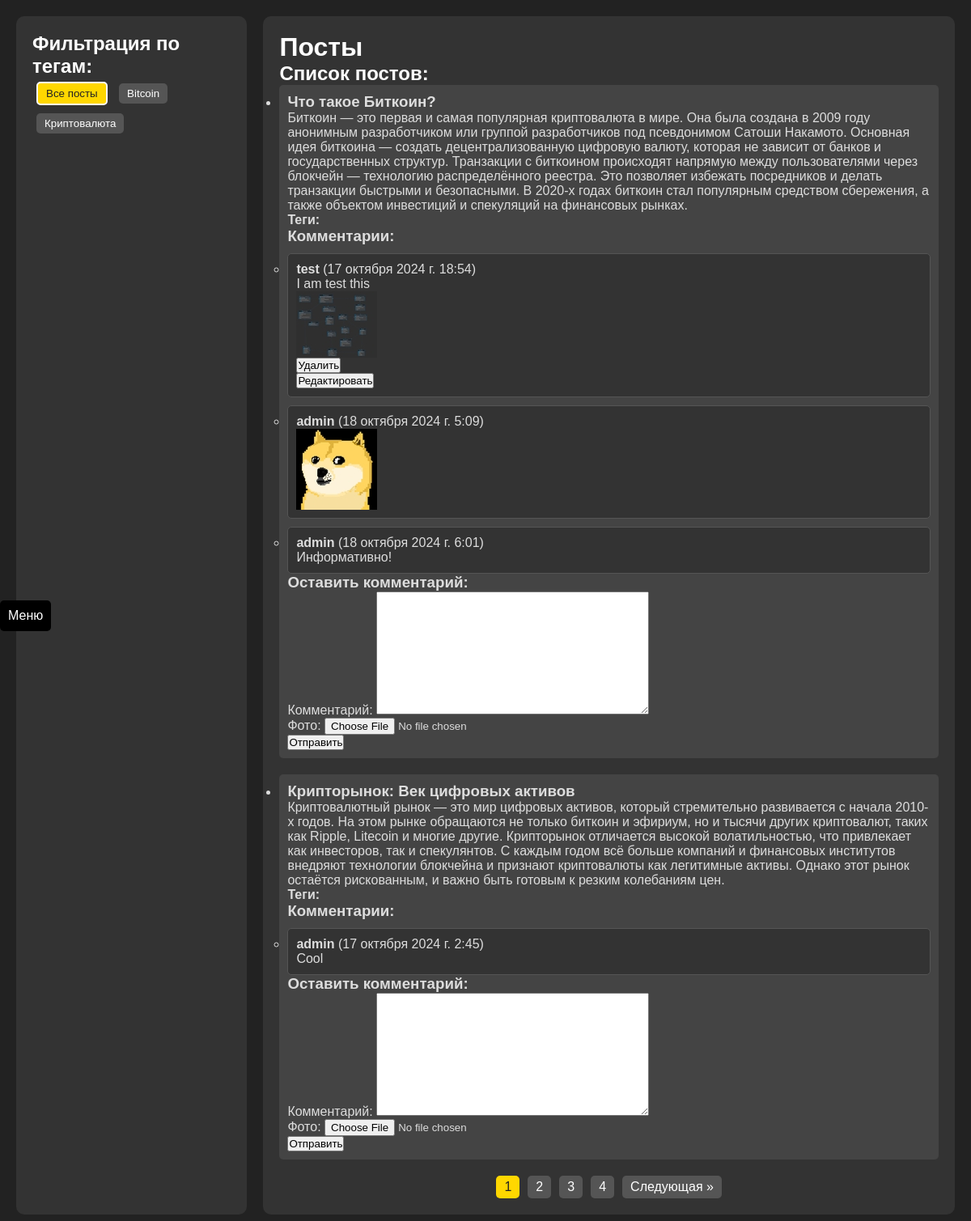
/markets/ (signed in), run on the app's committed database.
### crypto/models.py (models this page shows, shortened)
class Tag(models.Model):
    name = models.CharField(max_length=255, verbose_name="Название тега")
    posts = models.ManyToManyField(Post, related_name='tags', verbose_name="Записи")
    class Meta:
        verbose_name = "Тег"
        verbose_name_plural = "Теги"

class Post(models.Model):
    title = models.CharField(max_length=255, verbose_name="Заголовок")
    content = models.TextField(verbose_name="Содержимое")
    created_at = models.DateTimeField(auto_now_add=True, verbose_name="Дата создания")
    class Meta:
        verbose_name = "Запись"
        verbose_name_plural = "Записи"

class Comment(models.Model):
    post = models.ForeignKey(Post, related_name='comments', on_delete=models.CASCADE, verbose_name="Запись")
    user = models.ForeignKey(User, related_name='user_comments', on_delete=models.CASCADE, verbose_name="Пользователь")
    content = models.TextField(blank=True, null=True, verbose_name="Комментарий")
    image = models.ImageField(upload_to='photos/%Y/%m/%d/', default=None, blank=True, null=True, verbose_name="Фото")
    created_at = models.DateTimeField(auto_now_add=True, verbose_name="Дата создания")
    class Meta:
        verbose_name = "Комментарий"
        verbose_name_plural = "Комментарии"

### crypto/views.py (the view, shortened to what this page needs)
# urls.py: path('markets/', views.PostListView.as_view(), name='markets'),
class PostListView(LoginRequiredMixin, BaseContextMixin, ListView):
    model = Post
    template_name = 'markets.html'
    context_object_name = 'posts'
    paginate_by = 2
    def get_context_data(self, **kwargs):
        context = super().get_context_data(**kwargs)
        tag_id = self.request.GET.get('tag')
        context['selected_tag'] = int(tag_id) if tag_id else None
        posts = Post.objects.filter(tags__id=tag_id) if tag_id else Post.objects.all()
        paginator = Paginator(posts, self.paginate_by)
        page_number = self.request.GET.get('page')
        context['page'] = paginator.get_page(page_number)  # Добавляем объект страницы в контекст
        context['form'] = CommentForm()  # Добавляем новую форму для комментариев
        context['total_posts'] = posts.count()
        return context

### crypto/forms.py (shortened to what this page needs)
class CommentForm(forms.ModelForm):
    class Meta:
        model = Comment
        fields = ['content', 'image']

### crypto/utils.py (called while the page is built)
    def get_context_data(self, **kwargs):
        context = super().get_context_data(**kwargs)
        context['home_url'] = reverse('home')  # URL для главной страницы
        context['markets_url'] = reverse('markets')  # URL для страницы рынков
        context['trade_url'] = reverse('trade')  # URL для списка постов4e
        if self.request.user.is_authenticated:
            context['profile_url'] = reverse('users:profile', kwargs={'pk': self.request.user.pk})
        else:
            context['profile_url'] = '#'
        return context

### crypto/views.py (called while the page is built)
    def get_context_data(self, **kwargs):
        context = super().get_context_data(**kwargs)
        context['tags'] = Tag.objects.all()
        context['comments'] = Comment.objects.all()
        return context

### crypto/templates/markets.html (shortened to what this page needs)
<head>
</head>
<body>
    <div class="menu-toggle">Меню</div>
    <div class="container">
        <div class="sidebar">
            <h2>Фильтрация по тегам:</h2>
            <form id="tagFilterForm" action="" method="GET">
                <div class="tag-buttons">
                    <button type="submit" class="tag-button {% if not selected_tag %}active{% endif %}" name="tag" value="">Все посты</button>
                    {% for tag in tags %}
                        <button type="submit" class="tag-button {% if tag.id == selected_tag %}active{% endif %}" name="tag" value="{{ tag.id }}">
                            {{ tag.name }}
                        </button>
                    {% endfor %}
                </div>
            </form>
        </div>
        <div class="content">
            <h1>Посты</h1>
            <h2>Список постов:</h2>
            {% if posts %}
                <ul>
                    {% for post in posts %}
                        <li class="post">
                            <h3>{{ post.title }}</h3>
                            <p>{{ post.content }}</p>
                            <p><strong>Теги:</strong>
                            </p>
                            <h3>Комментарии:</h3>
                            <ul>
                            {% for comment in comments %}
                                {% if comment.post.id == post.id %}
                                    <li class="comment">
                                        <div class="comment-box">
                                            <strong class="comment-author">{{ comment.user.username }}</strong>
                                            <span class="comment-date"> ({{ comment.created_at }})</span>
                                            <p class="comment-content">{{ comment.content }}</p>
                                            {% if comment.image %}
                                                <img src="{{ comment.image.url }}" alt="Comment Image" style="max-width: 100%; height: auto;" />
                                            {% endif %}
                                            {% if comment.user == request.user %}
                                                <form method="post" action="{% url 'delete_comment' comment.id %}">
                                                    <button type="submit" class="btn btn-danger">Удалить</button>
                                                </form>
                                                <form method="get" action="{% url 'edit_comment' comment.id %}">
                                                    <button type="submit" class="btn btn-danger">Редактировать</button>
                                                </form>
                                            {% endif %}
                                        </div>
                                    </li>
                                {% endif %}
                            {% endfor %}
                            </ul>
                            <h3>Оставить комментарий:</h3>
                            <form method="post" enctype="multipart/form-data">
                                {{ form.as_p }}
                                <button type="submit">Отправить</button>
                            </form>
                        </li>
                    {% endfor %}
                </ul>
                {% if total_posts > 2 %}
                    <div class="pagination">
                        {% for num in page.paginator.page_range %}
                            {% if num == page.number %}
                                <span class="current">{{ num }}</span>
                            {% else %}
                                <a href="?page={{ num }}{% if selected_tag %}&tag={{ selected_tag }}{% endif %}">{{ num }}</a>
                            {% endif %}
                        {% endfor %}
                        {% if page.has_next %}
                            <a href="?page={{ page.next_page_number }}{% if selected_tag %}&tag={{ selected_tag }}{% endif %}">Следующая »</a>
                        {% else %}
                            <span class="disabled">Следующая »</span>
                        {% endif %}
                    </div>
                {% endif %}
            {% else %}
                <p>Нет доступных постов.</p>
            {% endif %}
        </div>
    </div>
</body>

### crypto/templates/markets.html (style rules this page uses)
* { margin: 0; padding: 0; box-sizing: border-box; }
html, body { height: 100%; background: #222; color: #ddd; font-family: Arial, sans-serif; }
.container { display: flex; padding: 20px; }
.sidebar { width: 25%; padding: 20px; background: #333; border-radius: 10px; margin-right: 20px; }
.content { width: 75%; padding: 20px; background: #333; border-radius: 10px; }
h1, h2 { color: #fff; }
p, li { color: #ddd; }
.tag-button { display: inline-block; background-color: #555; color: #fff; border: none; padding: 5px 10px; margin: 5px; border-radius: 5px; cursor: pointer; }
.tag-button.active { background-color: #FFD700; border: 2px solid #fff; color: #222; }
.post { padding: 10px; background-color: #444; border-radius: 5px; margin-bottom: 20px; }
.comment { margin-top: 10px; }
.comment-box { border: 1px solid #555; border-radius: 5px; padding: 10px; background-color: #333; }
.menu-toggle { position: fixed; left: 0; top: 50%; transform: translateY(-50%); background: #000; color: #fff; padding: 10px; cursor: pointer; z-index: 1000; border-radius: 5px; text-align: center; transition: opacity 0.3s; }
.pagination { display: flex; justify-content: center; margin-top: 20px; }
.pagination a, .pagination span { padding: 5px 10px; margin: 0 5px; background: #555; color: #fff; border-radius: 5px; text-decoration: none; }
.pagination .current { background: #FFD700; color: #222; pointer-events: none; }

### data on the page
Tag: {{ tag.id }} 1 (drawn), name "Bitcoin"
Tag: {{ tag.id }} 2 (drawn), name "Криптовалюта"
Post: title "Что такое Биткоин?", content "Биткоин — это первая и самая популярная криптовалюта в мире. Она была создана в 2009 году анонимным разработчиком или группой разработчиков под псевдонимом Сатоши Накамото. Основная идея биткоина — создать децентрализованную цифровую валюту, которая не зависит от банков и государственных структур. Транзакции с биткоином происходят напрямую между пользователями через блокчейн — технологию распределённого реестра. Это позволяет избежать посредников и делать транзакции быстрыми и безопасными. В 2020-х годах биткоин стал популярным средством сбережения, а также объектом инвестиций и спекуляций на финансовых рынках."
Comment: user.username "test", created_at "17 октября 2024 г. 18:54", content "I am test this", image (picture), shows "Удалить"
Comment: user.username "admin", created_at "18 октября 2024 г. 5:09", image (picture)
Comment: user.username "admin", created_at "18 октября 2024 г. 6:01", content "Информативно!"
Post: title "Крипторынок: Век цифровых активов", content "Криптовалютный рынок — это мир цифровых активов, который стремительно развивается с начала 2010-х годов. На этом рынке обращаются не только биткоин и эфириум, но и тысячи других криптовалют, таких как Ripple, Litecoin и многие другие. Крипторынок отличается высокой волатильностью, что привлекает как инвесторов, так и спекулянтов. С каждым годом всё больше компаний и финансовых институтов внедряют технологии блокчейна и признают криптовалюты как легитимные активы. Однако этот рынок остаётся рискованным, и важно быть готовым к резким колебаниям цен."
Comment: user.username "admin", created_at "17 октября 2024 г. 2:45", content "Cool"

### other printed values
{{ num }} "1"
{{ num }} "2" "3" "4"
